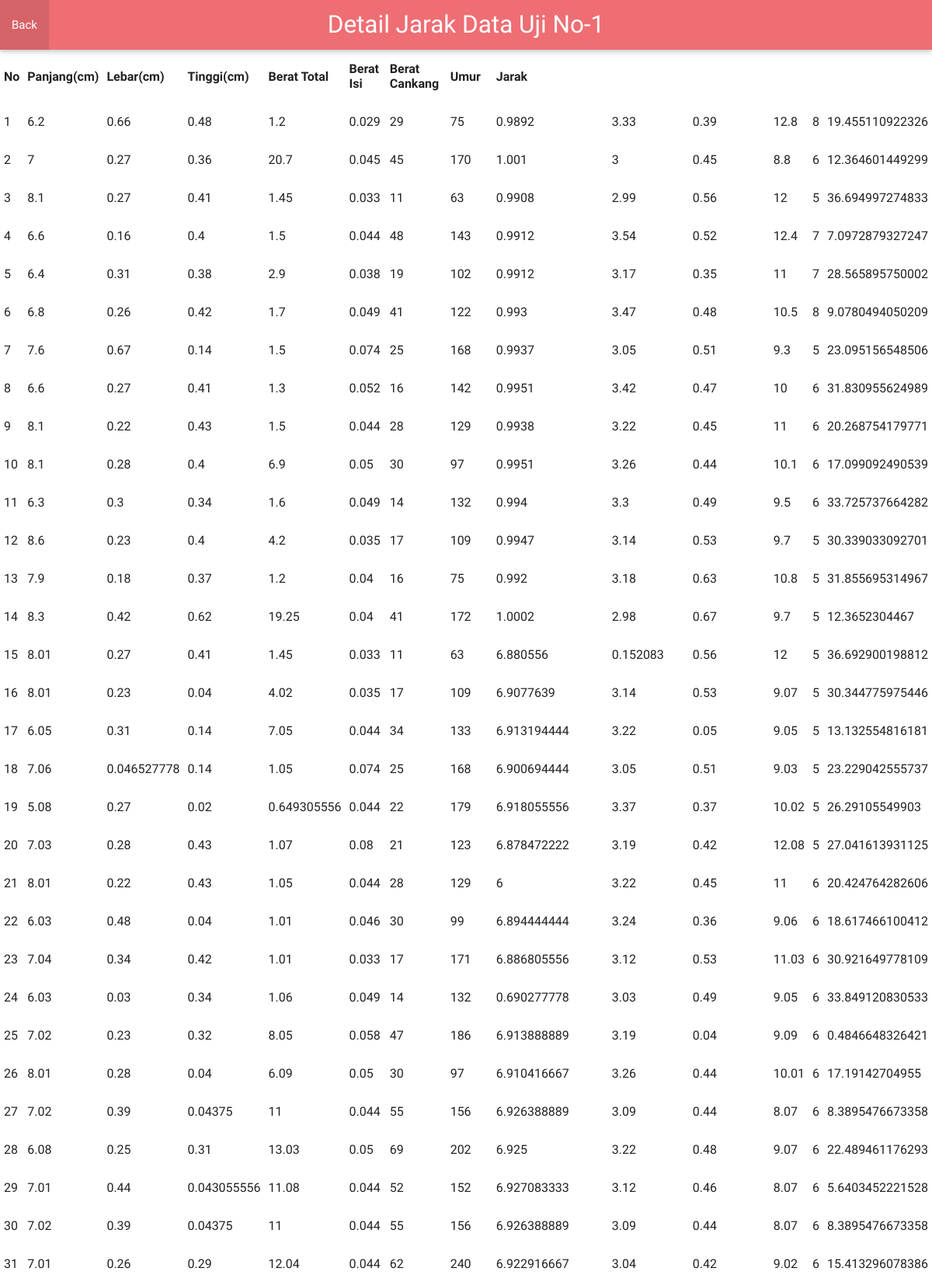
Page /index.php?noData=1&detail=detail (upper part) on the committed database.
### tables this page shows
CREATE TABLE `datatrining` (
  `no` int(11) NOT NULL,
  `1` double NOT NULL,
  `2` double NOT NULL,
  `3` double NOT NULL,
  `4` double NOT NULL,
  `5` double NOT NULL,
  `6` double NOT NULL,
  `7` double NOT NULL,
  `8` double NOT NULL,
  `9` double NOT NULL,
  `10` double NOT NULL,
  `11` double NOT NULL,
  `quality` double NOT NULL
);

### index.php (called while the page is built)
<?php
	include_once("control/c_KNN.php");
	$controller = new c_KNN();
	$controller->invoke();
?>

### model/m_KNN.php (called while the page is built, shortened)
<?php
	class m_KNN {
		public function getDataT(){
			include 'connection.php';
			$data = $mysqli->query('SELECT * FROM datatrining');
			$rows = array();
			while($row = $data->fetch_assoc()) {
				$rows[] = $row;
			}
			return $rows;
		}
		public function getDataU(){
			include 'connection.php';
			$data = $mysqli->query('SELECT * FROM datauji');
			$rows = array();
			while($row = $data->fetch_assoc()) {
				$rows[] = $row;
			}
			return $rows;
		}
		public function arrayJarak($DU){
			$aJarak = array();
			foreach ($this->getDataT() as $DT){
				$jarak = sqrt(	pow($DU['1']-$DT['1'],2) + pow($DU['2']-$DT['2'],2) +
								pow($DU['3']-$DT['3'],2) + pow($DU['4']-$DT['4'],2) +
								pow($DU['5']-$DT['5'],2) + pow($DU['6']-$DT['6'],2)
							);
				$aJarak[] = array($jarak, $DT['quality']);
			}
			return $aJarak;
		}
		public function infoLengkap($noData){
			foreach ($this->getDataU() as $data){
				if ($data['no'] == $noData)
					$baris = $data;
			}
			$arrayJarak = $this->arrayJarak($baris);
			$dataT = $this->getDataT();
			$hasil = array();
			for ($i=0 ; $i<count($dataT) ; $i++ ){
				$temp = array();
				foreach ($dataT[$i] as $data){
					$temp[] = $data;
				}
				$temp[] = $arrayJarak[$i][0];
				$hasil[] = $temp;
			}
			return $hasil;
		}
	}
?>

### view/v_Detail.php (the view, shortened to what this page needs)
<html>
	<head>
	    <link type="text/css" rel="stylesheet" href="view/css/materialize.min.css"  media="screen,projection"/>
	</head>
	<body>
		<nav>
		    <div class="nav-wrapper">
		      <a href="#" class="brand-logo center">Detail Jarak Data Uji No-<?php echo $_GET['noData'];?></a>
		      <ul id="nav-mobile" class="left hide-on-med-and-down">
		      	<li><a href="index.php?back=Back">Back</a></li>
		      </ul>
		    </div>
		</nav>
		<table border="1">
			<th>No</th>
			<th>Panjang(cm)</th>
			<th>Lebar(cm)</th>
			<th>Tinggi(cm)</th>
			<th>Berat Total</th>
			<th>Berat Isi</th>
			<th>Berat Cankang</th>
			<th>Umur</th>
			<th>Jarak</th>
		<?php
			foreach($infoLengkap as $data){
				echo '<tr>';
				foreach ($data as $nilai){
					echo '<td>'.$nilai.'</td>';
				}
				echo '</tr>';
			}
			echo "</table>";
		?>
	</body>
</html>

### rows in the picture
datatrining: no "1", 1 "6.2", 2 "0.66", 3 "0.48", 4 "1.2", 5 "0.029", 6 "29", 7 "75", 8 "0.9892", 9 "3.33", 10 "0.39", 11 "12.8", quality "8", nilai "19.455110922326"
datatrining: no "2", 1 "7", 2 "0.27", 3 "0.36", 4 "20.7", 5 "0.045", 6 "45", 7 "170", 8 "1.001", 9 "3", 10 "0.45", 11 "8.8", quality "6", nilai "12.364601449299"
datatrining: no "3", 1 "8.1", 2 "0.27", 3 "0.41", 4 "1.45", 5 "0.033", 6 "11", 7 "63", 8 "0.9908", 9 "2.99", 10 "0.56", 11 "12", quality "5", nilai "36.694997274833"
datatrining: no "4", 1 "6.6", 2 "0.16", 3 "0.4", 4 "1.5", 5 "0.044", 6 "48", 7 "143", 8 "0.9912", 9 "3.54", 10 "0.52", 11 "12.4", quality "7", nilai "7.0972879327247"
datatrining: no "5", 1 "6.4", 2 "0.31", 3 "0.38", 4 "2.9", 5 "0.038", 6 "19", 7 "102", 8 "0.9912", 9 "3.17", 10 "0.35", 11 "11", quality "7", nilai "28.565895750002"
datatrining: no "6", 1 "6.8", 2 "0.26", 3 "0.42", 4 "1.7", 5 "0.049", 6 "41", 7 "122", 8 "0.993", 9 "3.47", 10 "0.48", 11 "10.5", quality "8", nilai "9.0780494050209"
datatrining: no "7", 1 "7.6", 2 "0.67", 3 "0.14", 4 "1.5", 5 "0.074", 6 "25", 7 "168", 8 "0.9937", 9 "3.05", 10 "0.51", 11 "9.3", quality "5", nilai "23.095156548506"
datatrining: no "8", 1 "6.6", 2 "0.27", 3 "0.41", 4 "1.3", 5 "0.052", 6 "16", 7 "142", 8 "0.9951", 9 "3.42", 10 "0.47", 11 "10", quality "6", nilai "31.830955624989"
datatrining: no "9", 1 "8.1", 2 "0.22", 3 "0.43", 4 "1.5", 5 "0.044", 6 "28", 7 "129", 8 "0.9938", 9 "3.22", 10 "0.45", 11 "11", quality "6", nilai "20.268754179771"
datatrining: no "10", 1 "8.1", 2 "0.28", 3 "0.4", 4 "6.9", 5 "0.05", 6 "30", 7 "97", 8 "0.9951", 9 "3.26", 10 "0.44", 11 "10.1", quality "6", nilai "17.099092490539"
datatrining: no "11", 1 "6.3", 2 "0.3", 3 "0.34", 4 "1.6", 5 "0.049", 6 "14", 7 "132", 8 "0.994", 9 "3.3", 10 "0.49", 11 "9.5", quality "6", nilai "33.725737664282"
datatrining: no "12", 1 "8.6", 2 "0.23", 3 "0.4", 4 "4.2", 5 "0.035", 6 "17", 7 "109", 8 "0.9947", 9 "3.14", 10 "0.53", 11 "9.7", quality "5", nilai "30.339033092701"
datatrining: no "13", 1 "7.9", 2 "0.18", 3 "0.37", 4 "1.2", 5 "0.04", 6 "16", 7 "75", 8 "0.992", 9 "3.18", 10 "0.63", 11 "10.8", quality "5", nilai "31.855695314967"
datatrining: no "14", 1 "8.3", 2 "0.42", 3 "0.62", 4 "19.25", 5 "0.04", 6 "41", 7 "172", 8 "1.0002", 9 "2.98", 10 "0.67", 11 "9.7", quality "5", nilai "12.3652304467"
datatrining: no "15", 1 "8.01", 2 "0.27", 3 "0.41", 4 "1.45", 5 "0.033", 6 "11", 7 "63", 8 "6.880556", 9 "0.152083", 10 "0.56", 11 "12", quality "5", nilai "36.692900198812"
datatrining: no "16", 1 "8.01", 2 "0.23", 3 "0.04", 4 "4.02", 5 "0.035", 6 "17", 7 "109", 8 "6.9077639", 9 "3.14", 10 "0.53", 11 "9.07", quality "5", nilai "30.344775975446"
datatrining: no "17", 1 "6.05", 2 "0.31", 3 "0.14", 4 "7.05", 5 "0.044", 6 "34", 7 "133", 8 "6.913194444", 9 "3.22", 10 "0.05", 11 "9.05", quality "5", nilai "13.132554816181"
datatrining: no "18", 1 "7.06", 2 "0.046527778", 3 "0.14", 4 "1.05", 5 "0.074", 6 "25", 7 "168", 8 "6.900694444", 9 "3.05", 10 "0.51", 11 "9.03", quality "5", nilai "23.229042555737"
datatrining: no "19", 1 "5.08", 2 "0.27", 3 "0.02", 4 "0.649305556", 5 "0.044", 6 "22", 7 "179", 8 "6.918055556", 9 "3.37", 10 "0.37", 11 "10.02", quality "5", nilai "26.29105549903"
datatrining: no "20", 1 "7.03", 2 "0.28", 3 "0.43", 4 "1.07", 5 "0.08", 6 "21", 7 "123", 8 "6.878472222", 9 "3.19", 10 "0.42", 11 "12.08", quality "5", nilai "27.041613931125"
datatrining: no "21", 1 "8.01", 2 "0.22", 3 "0.43", 4 "1.05", 5 "0.044", 6 "28", 7 "129", nilai "6", 9 "3.22", 10 "0.45", 11 "11", nilai "20.424764282606"
datatrining: no "22", 1 "6.03", 2 "0.48", 3 "0.04", 4 "1.01", 5 "0.046", 6 "30", 7 "99", 8 "6.894444444", 9 "3.24", 10 "0.36", 11 "9.06", quality "6", nilai "18.617466100412"
datatrining: no "23", 1 "7.04", 2 "0.34", 3 "0.42", 4 "1.01", 5 "0.033", 6 "17", 7 "171", 8 "6.886805556", 9 "3.12", 10 "0.53", 11 "11.03", quality "6", nilai "30.921649778109"
datatrining: no "24", 1 "6.03", 2 "0.03", 3 "0.34", 4 "1.06", 5 "0.049", 6 "14", 7 "132", 8 "0.690277778", 9 "3.03", 10 "0.49", 11 "9.05", quality "6", nilai "33.849120830533"
datatrining: no "25", 1 "7.02", 2 "0.23", 3 "0.32", 4 "8.05", 5 "0.058", 6 "47", 7 "186", 8 "6.913888889", 9 "3.19", 10 "0.04", 11 "9.09", quality "6", nilai "0.4846648326421"
datatrining: no "26", 1 "8.01", 2 "0.28", 3 "0.04", 4 "6.09", 5 "0.05", 6 "30", 7 "97", 8 "6.910416667", 9 "3.26", 10 "0.44", 11 "10.01", quality "6", nilai "17.19142704955"
datatrining: no "27", 1 "7.02", 2 "0.39", 3 "0.04375", 4 "11", 5 "0.044", 6 "55", 7 "156", 8 "6.926388889", 9 "3.09", 10 "0.44", 11 "8.07", quality "6", nilai "8.3895476673358"
datatrining: no "28", 1 "6.08", 2 "0.25", 3 "0.31", 4 "13.03", 5 "0.05", 6 "69", 7 "202", 8 "6.925", 9 "3.22", 10 "0.48", 11 "9.07", quality "6", nilai "22.489461176293"
datatrining: no "29", 1 "7.01", 2 "0.44", 3 "0.043055556", 4 "11.08", 5 "0.044", 6 "52", 7 "152", 8 "6.927083333", 9 "3.12", 10 "0.46", 11 "8.07", quality "6", nilai "5.6403452221528"
datatrining: no "30", 1 "7.02", 2 "0.39", 3 "0.04375", 4 "11", 5 "0.044", 6 "55", 7 "156", 8 "6.926388889", 9 "3.09", 10 "0.44", 11 "8.07", quality "6", nilai "8.3895476673358"
datatrining: no "31", 1 "7.01", 2 "0.26", 3 "0.29", 4 "12.04", 5 "0.044", 6 "62", 7 "240", 8 "6.922916667", 9 "3.04", 10 "0.42", 11 "9.02", quality "6", nilai "15.413296078386"

### other values in the picture
$_GET['noData'] "1"
